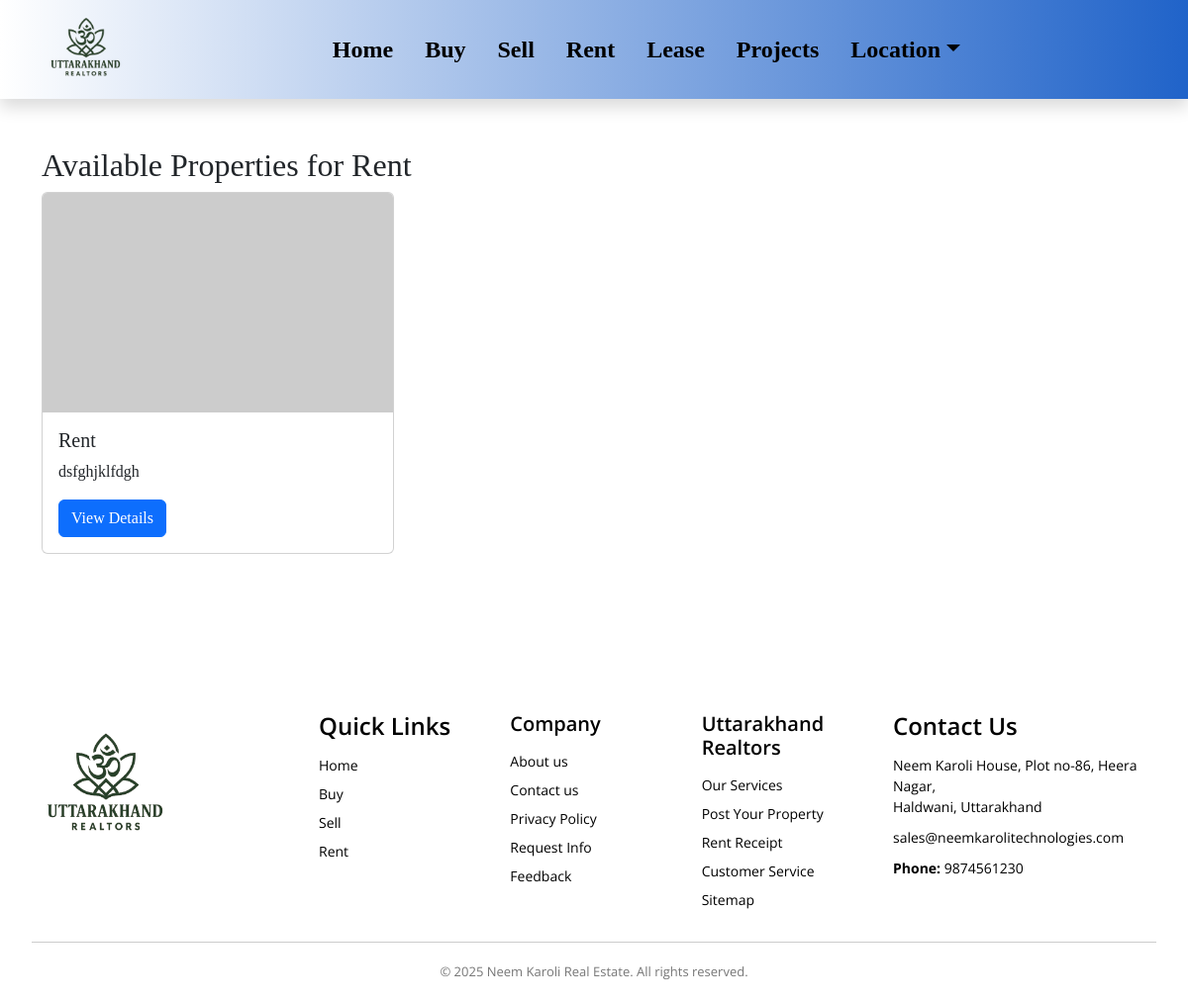
Before: /rent/ with the older database file.
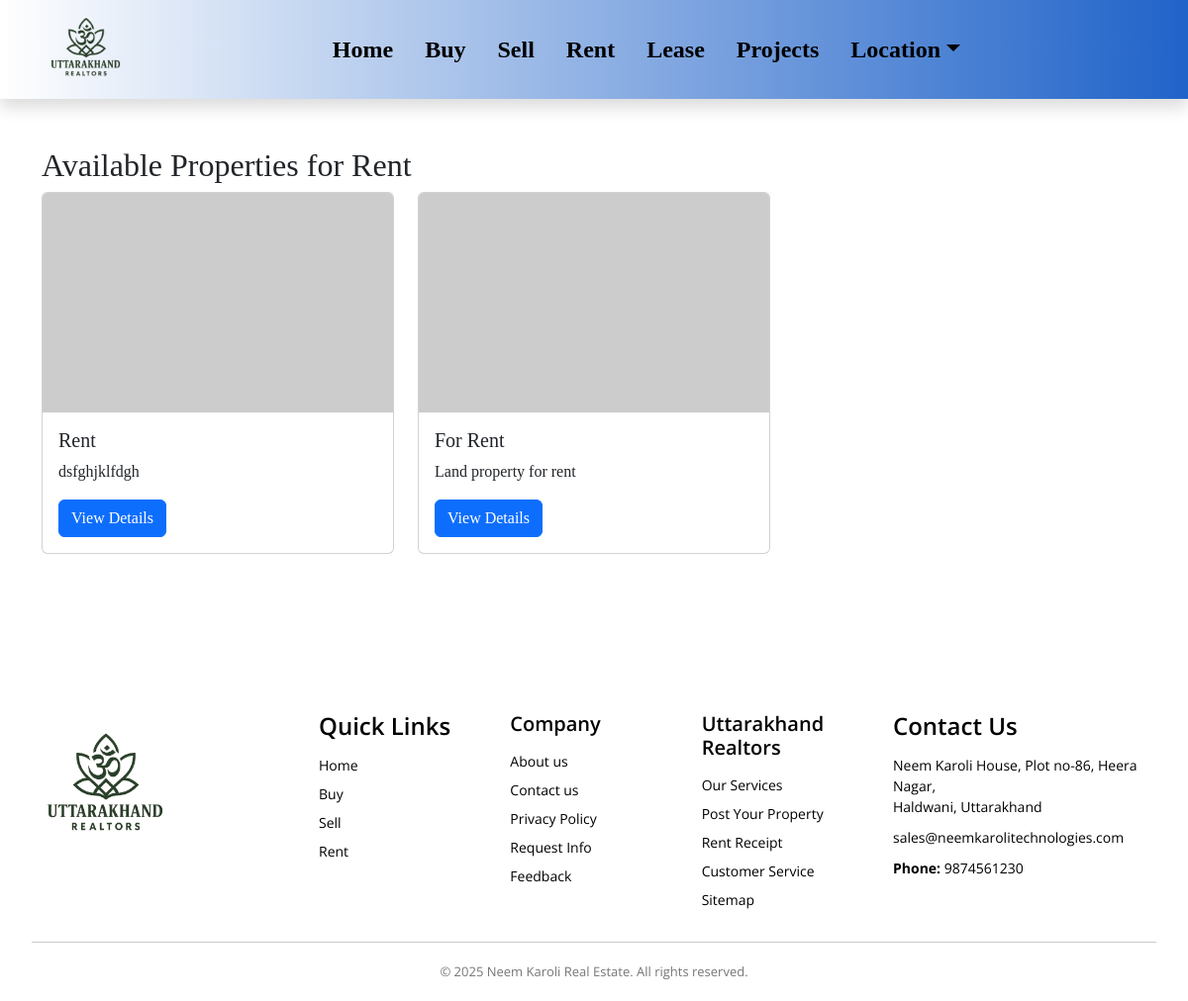
After: the same page with the newer database file.
### my_app/models.py (models this page shows, shortened)
class Property(models.Model):
    title = models.CharField(max_length=200)
    purpose = models.ForeignKey(Purpose, on_delete=models.SET_NULL, null=True)
    property_type = models.ForeignKey(PropertyType, on_delete=models.SET_NULL, null=True)
    city = models.ForeignKey(City, on_delete=models.SET_NULL, null=True)
    location = models.ForeignKey(Location, on_delete=models.SET_NULL, null=True)
    price = models.PositiveIntegerField()
    description = models.TextField(max_length=1000)
    posted_on = models.DateTimeField(auto_now_add=True)

### my_app/views.py (the view)
# urls.py: path('rent/', views.rent_properties, name="rent_properties"),
def rent_properties(request):
    try:
        rent_purpose = Purpose.objects.get(name__iexact="Rent")
        properties = Property.objects.filter(purpose=rent_purpose)
    except Purpose.DoesNotExist:
        properties = Property.objects.none()
    return render(request, 'rent.html', {'properties': properties,  })

### my_app/templates/rent.html
{% extends 'common.html' %}
{% block content %}
<div class="container mt-5">
  <h2>Available Properties for Rent</h2>
  <div class="row">
    {% for property in properties %}
    <div class="col-md-4 mb-4">
      <div class="card">
        {% if property.image.all %}
        <img src="{{ property.images.all.0.image.url}}" class="card-img-top" style="height: 250px; object-fit: cover;">
        {% else %}
        <img src="https://via.placeholder.com/400x250?text=No+Image" class="card-img-top">
        {% endif %}
        <div class="card-body">
          <h5>{{ property.title }}</h5>
          <p>{{ property.description|truncatewords:15 }}</p>
          <a href="{% url 'property_detail' property.pk %}" class="btn btn-primary">View Details</a>
        </div>
      </div>
    </div>
    {% empty %}
    <p>No rental properties available.</p>
    {% endfor %}
  </div>
</div>
{% endblock %}

Changed rows visible on the page:
added Property: title "For Rent", description "Land property for rent"
